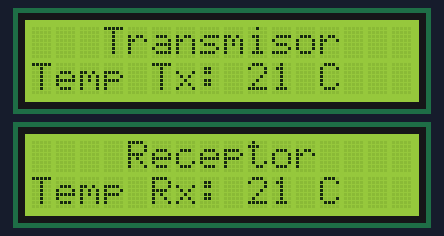
Simulated run of this sketch. Board: Arduino Uno, built with avr-gcc and run on an emulated ATmega328P. Parts: 2 × 16×2 character LCD. What the sketch prints to the serial monitor is not drawn.

Above: at 0.2 s.
At 4.8 s:
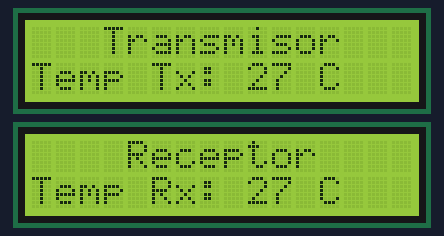
At 9.4 s:
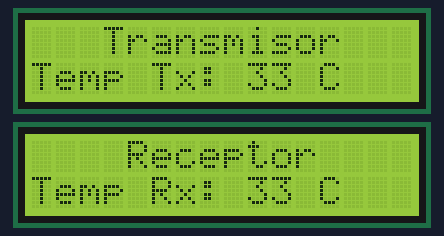
At 19.3 s:
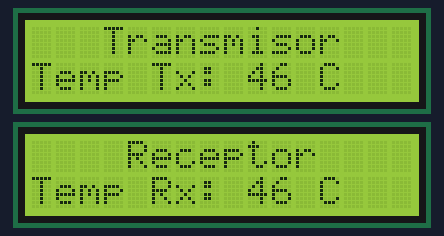
At 28.5 s:
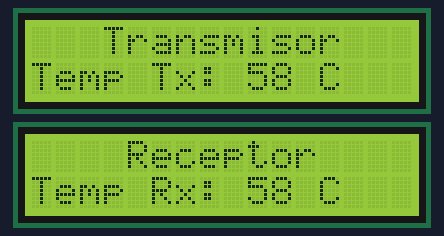
At 38.5 s:
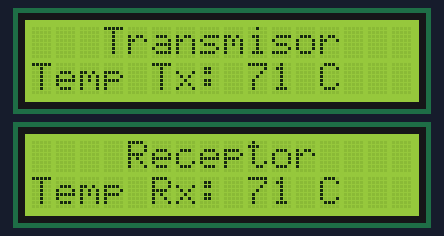

The sketch:

Juma_Keneth_DEBER_5.1_SE.ino
```cpp
/*
* DEBER 5: FUNCIONES ESPECÍFICAS
* OBJETIVO: Ejecutar tareas directamente en el Kernel del uC.
* NOMBRE:Juma Keneth
*/

#include <Arduino_FreeRTOS.h>           //Libreria RTOS
#include "queue.h"                      //Libreria Queue
#include <LiquidCrystal.h>              //Libreria LiquidCrystal
LiquidCrystal lcd (13,12,11,10,9,8);    //Seleccion de pines para la LCD
LiquidCrystal lcd2 (7,6,5,4,3,2);       //Seleccion de pines para la LCD
QueueHandle_t tempQueue;

void setup() {
Serial.begin(9600);        // Inicio de comunicación serial
lcd.begin(16,2);           // Inicializa la LCD
lcd2.begin(16,2);          // Inicializa la LCD
lcd.setCursor(3,0);        //Selecciona posicion en LCD
lcd.print("Transmisor");   // Imprime mensaje
lcd2.setCursor(4,0);       //Selecciona posicion en LCD
lcd2.print("Receptor");   // Imprime mensaje

lcd.setCursor(0,1);       //Selecciona posicion en LCD
lcd.print("Temp Tx:");   // Imprime mensaje

lcd2.setCursor(0,1);       //Selecciona posicion en LCD
lcd2.print("Temp Rx:");   // Imprime mensaje

tempQueue = xQueueCreate(5,sizeof(int32_t)); //Creacion del paquete
xTaskCreate(vSenderTask,"Sender Task",100,NULL,1,NULL);   //Tarea de envio de datos
xTaskCreate(vReceiverTask,"Receiver Task", 100,NULL, 1, NULL); //Tarea de recpeción de datos
}

void vSenderTask(void *pvParameters) {
  BaseType_t qStatus;        //Conocer el estado del envio
  int32_t valueToSend = 20;  //Variable a enviar
  while(1) {
    valueToSend++;            // Contador de temperatura
    qStatus = xQueueSend(tempQueue,&valueToSend,0); //Envio de datos al inicio de la cola
    lcd.setCursor(9,1);        //Selecciona posicion en LCD
    lcd.print(valueToSend);   // Imprime mensaje
    lcd.setCursor(12,1);        //Selecciona posicion en LCD
    lcd.print("C");   // Imprime mensaje
    Serial.print("Temperatura enviada : ");     // Impresión por cx serial
    Serial.println(valueToSend); vTaskDelay(1); // Impresión por cx serial
    vTaskDelay(50); // Delay()
    }
}

void vReceiverTask(void*pvParameters) { //Metodo de recpeción de datos
  int32_t valueReceived;                //Valor recibido
  BaseType_t qStatus;                   //Identifica el estado de la tarea
  const TickType_t xTicksToWait = pdMS_TO_TICKS(500);
  while(1) {
    xQueueReceive(tempQueue,&valueReceived,xTicksToWait);
    lcd2.setCursor(9,1);        //Selecciona posicion en LCD
    lcd2.print(valueReceived);   // Imprime mensaje
    lcd2.setCursor(12,1);        //Selecciona posicion en LCD
    lcd2.print("C");   // Imprime mensaje
    Serial.print("Temperatura recibida : ");// Impresión por cx serial
    Serial.println(valueReceived); // Impresión por cx serial
    vTaskDelay(1); // Delay()
    }
    }

void loop(){

  }
```

Measured:
- what the display in image 1 shows lasts 0.8 s, from 4.7 s to 5.5 s
